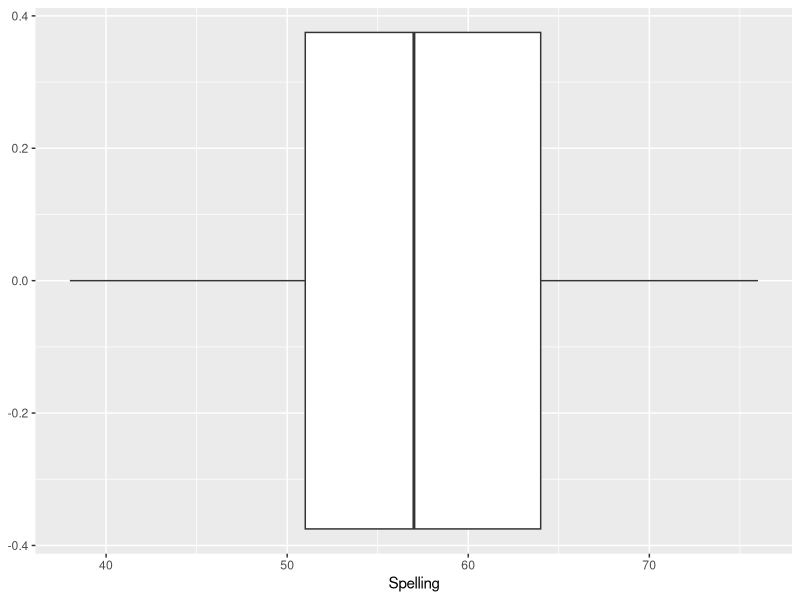
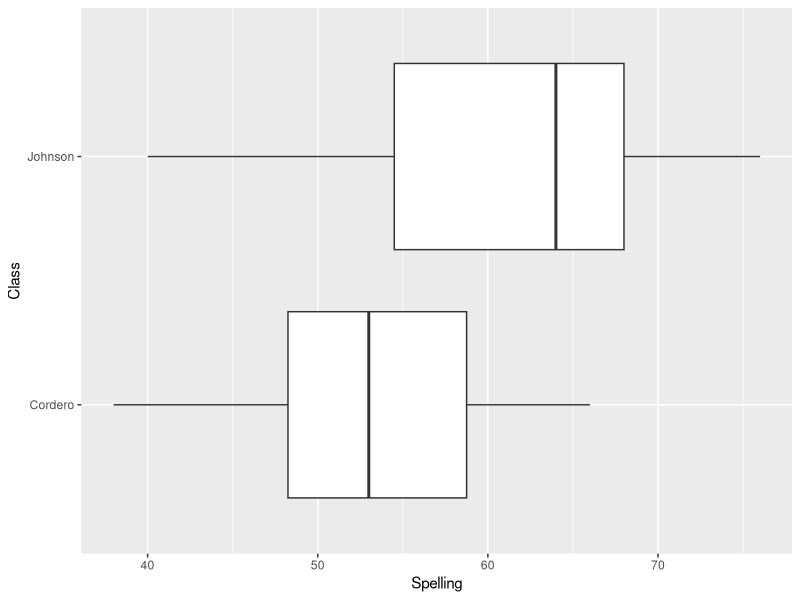
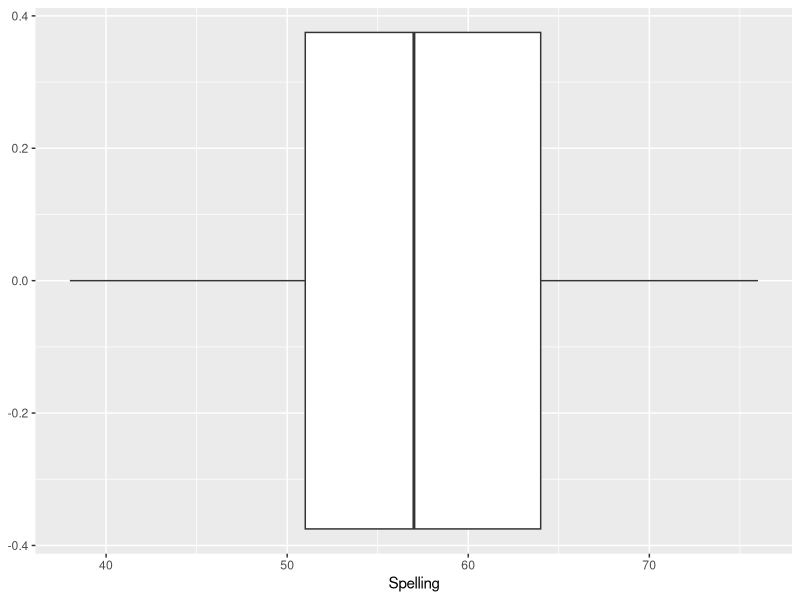

Reproduce these figures in R, in order.
## ---- chunk 1
knitr::opts_chunk$set(echo = FALSE)
## ---- chunk 2
## LOAD PACKAGES 
library(tidyverse)
## ---- chunk 3
Table.2.1 <- read_csv(file = "Table.2.1_clean.csv") 
## ---- chunk 4
Table.2.1
## ---- chunk 5
ggplot(data = Table.2.1, mapping = aes(x = Spelling)) + 
  geom_boxplot() 
## ---- chunk 6
ggplot(data = Table.2.1, mapping = aes(x = Class, y = Spelling)) + 
  geom_boxplot() + 
  coord_flip() # Make Spelling the x variable and Class the y variable
## ---- chunk 7
ggplot(data = Table.2.1, mapping = aes(x = Spelling)) + 
  geom_boxplot() 
